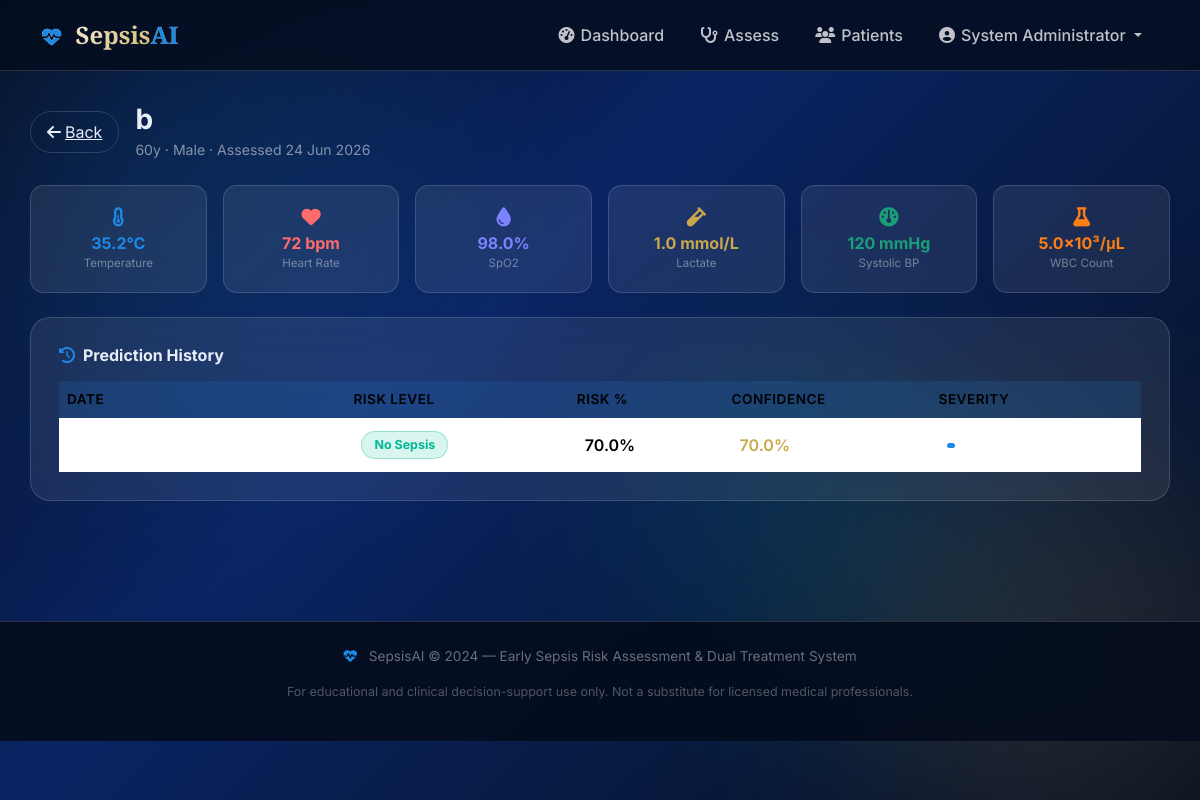
Page /patient/2 (signed in) on the committed database.
### app.py (models this page shows)
class Patient(db.Model):
    __tablename__ = 'patients'
    id = db.Column(db.Integer, primary_key=True)
    user_id = db.Column(db.Integer, db.ForeignKey('users.id'))
    patient_name = db.Column(db.String(200), nullable=False)
    age = db.Column(db.Integer)
    gender = db.Column(db.String(10))
    temperature = db.Column(db.Float)
    heart_rate = db.Column(db.Integer)
    respiratory_rate = db.Column(db.Integer)
    systolic_bp = db.Column(db.Integer)
    diastolic_bp = db.Column(db.Integer)
    spo2 = db.Column(db.Float)
    blood_sugar = db.Column(db.Float)
    wbc_count = db.Column(db.Float)
    platelet_count = db.Column(db.Float)
    lactate_level = db.Column(db.Float)
    creatinine_level = db.Column(db.Float)
    urine_output = db.Column(db.Float)
    mental_status = db.Column(db.String(100))
    infection_source = db.Column(db.String(200))
    symptoms = db.Column(db.Text)
    created_at = db.Column(db.DateTime, default=datetime.utcnow)
    predictions = db.relationship('Prediction', backref='patient', lazy=True)

class Prediction(db.Model):
    __tablename__ = 'predictions'
    id = db.Column(db.Integer, primary_key=True)
    patient_id = db.Column(db.Integer, db.ForeignKey('patients.id'))
    risk_level = db.Column(db.String(50))
    risk_percentage = db.Column(db.Float)
    confidence_score = db.Column(db.Float)
    severity_score = db.Column(db.Float)
    feature_importance = db.Column(db.Text)
    allopathy_rec = db.Column(db.Text)
    siddha_rec = db.Column(db.Text)
    created_at = db.Column(db.DateTime, default=datetime.utcnow)

### app.py (the view)
@app.route('/patient/<int:pid>')
@login_required
def patient_detail(pid):
    patient = Patient.query.filter_by(id=pid, user_id=session['user_id']).first_or_404()
    preds   = Prediction.query.filter_by(patient_id=pid).order_by(Prediction.created_at.desc()).all()
    return render_template('patient_detail.html', patient=patient, predictions=preds)

### app.py (called while the page is built)
def login_required(f):
    from functools import wraps
    @wraps(f)
    def decorated(*args, **kwargs):
        if 'user_id' not in session:
            flash('Please log in to access this page.', 'warning')
            return redirect(url_for('login'))
        return f(*args, **kwargs)
    return decorated

### templates/patient_detail.html (shortened to what this page needs)
{% extends "base.html" %}
{% block content %}
<div class="container" style="padding:32px 0 60px;">
  <div class="d-flex align-items-center gap-3 mb-4 fade-in-up">
    <a href="{{ url_for('patients') }}" class="btn-outline-glass" style="padding:8px 16px;">
      <i class="fa-solid fa-arrow-left me-1"></i>Back
    </a>
    <div>
      <h3 style="font-weight:700;margin:0;">{{ patient.patient_name }}</h3>
      <span style="color:rgba(255,255,255,.5);font-size:.88rem;">{{ patient.age }}y · {{ patient.gender }} · Assessed {{ patient.created_at.strftime('%d %b %Y') }}</span>
    </div>
  </div>
  <div class="row g-3 mb-4">
    {% for label, val, icon, color in [
      ('Temperature', (patient.temperature|string)+'°C', 'fa-thermometer-half', 'var(--accent)'),
      ('Heart Rate', (patient.heart_rate|string)+' bpm', 'fa-heart', '#ff6b6b'),
      ('SpO2', (patient.spo2|string)+'%', 'fa-droplet', '#7c83fd'),
      ('Lactate', (patient.lactate_level|string)+' mmol/L', 'fa-vial', 'var(--gold)'),
      ('Systolic BP', (patient.systolic_bp|string)+' mmHg', 'fa-gauge', 'var(--green)'),
      ('WBC Count', (patient.wbc_count|string)+'×10³/μL', 'fa-flask', '#fd7e14'),
    ] %}
    <div class="col-6 col-md-4 col-lg-2 fade-in-up">
      <div class="glass-card-sm text-center">
        <i class="fa-solid {{ icon }} mb-1" style="color:{{ color }};font-size:1.2rem;"></i>
        <div style="font-weight:700;font-size:1rem;color:{{ color }};">{{ val }}</div>
        <div style="font-size:.72rem;color:rgba(255,255,255,.4);">{{ label }}</div>
      </div>
    </div>
    {% endfor %}
  </div>
  <div class="glass-card fade-in-up delay-1">
    <h6 style="font-weight:700;margin-bottom:16px;"><i class="fa-solid fa-clock-rotate-left me-2" style="color:var(--accent);"></i>Prediction History</h6>
    {% if predictions %}
    <div class="table-responsive">
      <table class="table table-glass mb-0">
        <thead>
          <tr><th>Date</th><th>Risk Level</th><th>Risk %</th><th>Confidence</th><th>Severity</th></tr>
        </thead>
        <tbody>
          {% for pred in predictions %}
          {% set risk_map = {'No Sepsis':'risk-none','Mild Risk':'risk-mild','Moderate Risk':'risk-moderate','High Risk':'risk-high','Critical Risk':'risk-critical'} %}
          <tr>
            <td style="color:rgba(255,255,255,.6);font-size:.85rem;">{{ pred.created_at.strftime('%d %b %Y %H:%M') }}</td>
            <td><span class="risk-badge {{ risk_map.get(pred.risk_level,'risk-none') }}" style="font-size:.78rem;padding:4px 12px;">{{ pred.risk_level }}</span></td>
            <td style="font-weight:600;">{{ "%.1f"|format(pred.risk_percentage) }}%</td>
            <td style="color:var(--gold);font-weight:600;">{{ "%.1f"|format(pred.confidence_score) }}%</td>
            <td>
              <div class="progress" style="height:5px;min-width:80px;">
                <div class="progress-bar" style="width:{{ pred.severity_score }}%;background:var(--accent);"></div>
              </div>
            </td>
          </tr>
          {% endfor %}
        </tbody>
      </table>
    </div>
    {% else %}
    <p style="color:rgba(255,255,255,.4);text-align:center;padding:20px 0;">No predictions yet.</p>
    {% endif %}
  </div>
</div>
{% endblock %}

### templates/base.html (shortened to what this page needs)
<!DOCTYPE html>
<html lang="en">
<head>
<link href="https://cdnjs.cloudflare.com/ajax/libs/bootstrap/5.3.2/css/bootstrap.min.css" rel="stylesheet"/>
<link href="https://cdnjs.cloudflare.com/ajax/libs/font-awesome/6.5.0/css/all.min.css" rel="stylesheet"/>
</head>
<body>
<div class="bg-orbs"><div class="orb orb-1"></div><div class="orb orb-2"></div><div class="orb orb-3"></div></div>
<nav class="navbar navbar-expand-lg sticky-top">
  <div class="container">
    <a class="navbar-brand" href="{{ url_for('index') }}">
      <i class="fa-solid fa-heart-pulse me-2" style="color:var(--accent);-webkit-text-fill-color:var(--accent);font-size:1.2rem;"></i>
      Sepsis<span>AI</span>
    </a>
    <div class="collapse navbar-collapse" id="navbarNav">
      <ul class="navbar-nav ms-auto align-items-lg-center gap-1">
        {% if session.user_id %}
        <li class="nav-item"><a class="nav-link {% if request.endpoint=='dashboard' %}active{% endif %}" href="{{ url_for('dashboard') }}"><i class="fa-solid fa-gauge-high"></i>Dashboard</a></li>
        <li class="nav-item"><a class="nav-link {% if request.endpoint=='assess' %}active{% endif %}" href="{{ url_for('assess') }}"><i class="fa-solid fa-stethoscope"></i>Assess</a></li>
        <li class="nav-item"><a class="nav-link {% if request.endpoint=='patients' %}active{% endif %}" href="{{ url_for('patients') }}"><i class="fa-solid fa-users"></i>Patients</a></li>
        <li class="nav-item dropdown">
          <a class="nav-link dropdown-toggle" href="#" data-bs-toggle="dropdown">
            <i class="fa-solid fa-user-circle"></i>{{ session.full_name or session.username }}
          </a>
        </li>
        {% else %}
        <li class="nav-item"><a class="nav-link" href="{{ url_for('login') }}">Login</a></li>
        <li class="nav-item"><a class="nav-link btn-nav-cta ms-2" href="{{ url_for('register') }}">Get Started</a></li>
        {% endif %}
      </ul>
    </div>
  </div>
</nav>
<main>{% block content %}{% endblock %}</main>
<footer>
  <div class="container text-center">
    <p style="color:rgba(255,255,255,.4);font-size:.85rem;">
      <i class="fa-solid fa-heart-pulse me-2" style="color:var(--accent);"></i>
      SepsisAI &copy; 2024 — Early Sepsis Risk Assessment & Dual Treatment System
    </p>
    <p style="color:rgba(255,255,255,.3);font-size:.78rem;margin-top:6px;">
      For educational and clinical decision-support use only. Not a substitute for licensed medical professionals.
    </p>
  </div>
</footer>
</body>
</html>

### templates/base.html (style rules this page uses)
:root { --primary:#0a2463;--accent:#1e88e5;--gold:#c9a84c;--green:#1b9e77; --critical:#b5001f;--high:#d63031;--moderate:#e17055;--mild:#fdcb6e;--none:#00b894; --glass:rgba(255,255,255,0.08);--glass-border:rgba(255,255,255,0.15); --dark-bg:#050d1f;--card-bg:rgba(10,36,99,0.45); }
* { margin:0;padding:0;box-sizing:border-box; }
body { font-family:'Inter',sans-serif;background:var(--dark-bg);color:#e8edf7;min-height:100vh;overflow-x:hidden; }
body::before { content:'';position:fixed;inset:0; background:linear-gradient(135deg,#050d1f 0%,#0a2463 40%,#071a40 70%,#050d1f 100%);z-index:-2; }
.bg-orbs { position:fixed;inset:0;z-index:-1;overflow:hidden;pointer-events:none; }
.orb { position:absolute;border-radius:50%;filter:blur(80px);opacity:.18;animation:float 12s ease-in-out infinite; }
.orb-1 { width:600px;height:600px;background:radial-gradient(circle,#1e88e5,transparent);top:-100px;left:-100px; }
.orb-2 { width:500px;height:500px;background:radial-gradient(circle,#c9a84c,transparent);bottom:-100px;right:-100px;animation-delay:-5s; }
.orb-3 { width:400px;height:400px;background:radial-gradient(circle,#1b9e77,transparent);top:40%;left:50%;animation-delay:-3s; }
.navbar { background:rgba(5,13,31,0.85)!important;backdrop-filter:blur(20px);border-bottom:1px solid var(--glass-border);padding:12px 0; }
.navbar-brand { font-family:'Playfair Display',serif;font-size:1.5rem;font-weight:700; background:linear-gradient(135deg,#fff,var(--gold));-webkit-background-clip:text;-webkit-text-fill-color:transparent; }
.navbar-brand span { color:var(--accent);-webkit-text-fill-color:var(--accent); }
.nav-link { color:rgba(255,255,255,0.75)!important;font-weight:500;transition:.3s;padding:8px 16px!important;border-radius:8px; }
.nav-link i { margin-right:6px; }
.glass-card { background:var(--glass);backdrop-filter:blur(16px);border:1px solid var(--glass-border); border-radius:20px;padding:28px;transition:.3s; }
.glass-card-sm { background:var(--glass);backdrop-filter:blur(12px);border:1px solid var(--glass-border); border-radius:14px;padding:20px; }
.btn-outline-glass { background:transparent;border:1px solid var(--glass-border);color:#e8edf7; padding:10px 24px;border-radius:50px;transition:.3s; }
.risk-badge { display:inline-flex;align-items:center;gap:8px;font-weight:700; padding:8px 20px;border-radius:50px;font-size:.95rem; }
.risk-none { background:rgba(0,184,148,.15);color:#00b894;border:1px solid rgba(0,184,148,.3); }
.progress { background:rgba(255,255,255,.06);border-radius:50px;overflow:visible; }
.progress-bar { border-radius:50px;position:relative; }
.table-glass { color:#e8edf7; }
.table-glass th { background:rgba(30,136,229,.15);font-weight:600;font-size:.85rem;letter-spacing:.5px;text-transform:uppercase;border-color:var(--glass-border)!important; }
.table-glass td { border-color:rgba(255,255,255,.06)!important;padding:12px 16px;vertical-align:middle; }
footer { background:rgba(5,13,31,.95);border-top:1px solid var(--glass-border);padding:24px 0;margin-top:60px; }
.fade-in-up { animation:fadeInUp .5s ease forwards; }
.delay-1 { animation-delay:.1s;opacity:0; }

### rows in the picture
Patient: patient_name "b", age "60", gender "Male", created_at "24 Jun 2026", lactate_level 1 (drawn)
Prediction: risk_level "No Sepsis", risk_percentage "70.0", confidence_score "70.0", severity_score 4.5 (drawn)

### other values in the picture
{{ session.full_name or session.username }} "System Administrator"
{{ val }} "35.2°C" "72 bpm" "98.0%" "1.0 mmol/L" "120 mmHg" "5.0×10³/μL"
{{ label }} "Temperature" "Heart Rate" "SpO2" "Lactate" "Systolic BP" "WBC Count"
